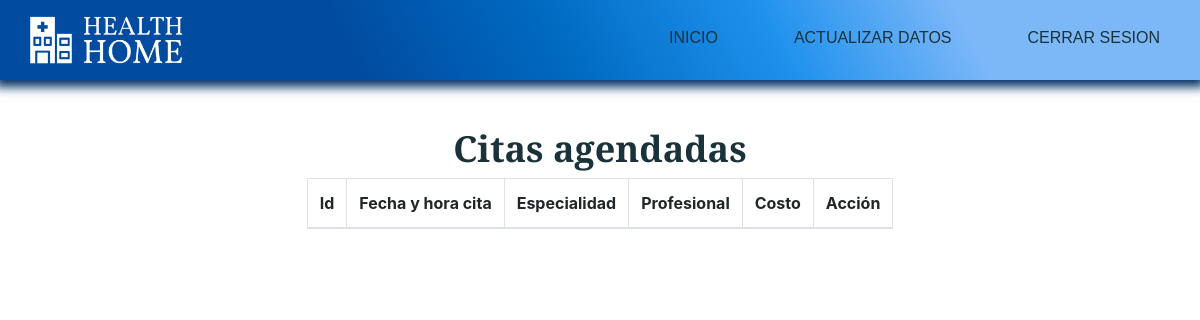
The page /index.php?c=Paciente&a=citas_agendadas on the database as committed earlier.
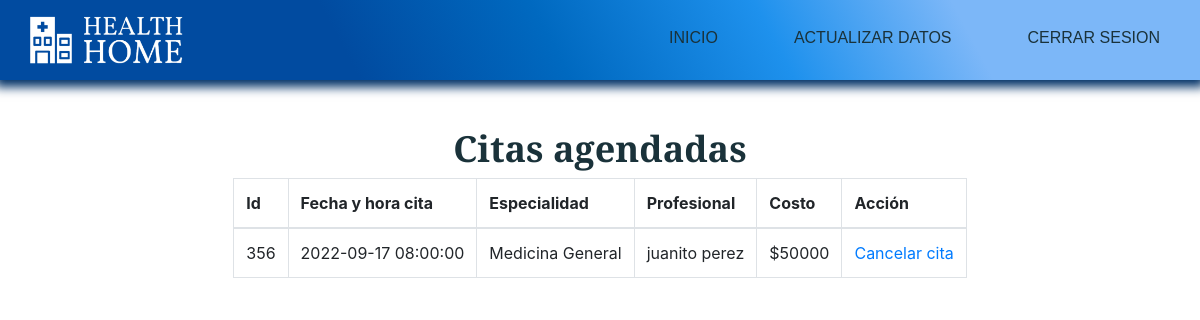
The same page on the database as committed later.
### tables this page shows
CREATE TABLE `cita` (
  `id_cita` bigint(11) NOT NULL,
  `id_paciente` int(20) DEFAULT NULL,
  `id_profesional` int(20) NOT NULL,
  `fechacita_horainicio` datetime NOT NULL,
  `fechacita_horafin` datetime NOT NULL,
  `estado_cita` tinyint(1) NOT NULL,
  `estado_pago_cita` tinyint(1) NOT NULL,
  `asistencia_cita` tinyint(1) NOT NULL,
  `create_cita` datetime NOT NULL DEFAULT current_timestamp()
);

CREATE TABLE `especialidad` (
  `id_especialidad` tinyint(2) NOT NULL,
  `descrip_espec` varchar(30) NOT NULL,
  `costo_espec` int(6) NOT NULL,
  `estado_espec` tinyint(1) NOT NULL,
  `create_espec` datetime NOT NULL DEFAULT current_timestamp()
);

CREATE TABLE `profesional` (
  `id_profesional` int(20) NOT NULL,
  `id_tipo_doc` varchar(5) NOT NULL,
  `num_doc_prof` varchar(20) NOT NULL,
  `id_consultorios` varchar(3) DEFAULT NULL,
  `id_especialidad` tinyint(2) DEFAULT NULL,
  `nombres_prof` varchar(40) NOT NULL,
  `apellidos_prof` varchar(40) NOT NULL,
  `tel_prof` bigint(10) NOT NULL,
  `correo_prof` varchar(30) NOT NULL,
  `dias_laborales` text NOT NULL,
  `franja_horaria` varchar(30) NOT NULL,
  `estado_prof` tinyint(1) NOT NULL,
  `pass_prof` varchar(20) NOT NULL,
  `create_prof` datetime NOT NULL DEFAULT current_timestamp()
);

### controllers/Paciente.php (called while the page is built, shortened)
<?php
    class PacienteController {
        public function __construct(){
            require_once "models/PacienteModel.php";
		}
        public function citas_agendadas(){
            $paquete = new Paciente_model;
            $data["agendadas"] = $paquete -> citas_agendadas();
            require_once "views/pacientes/view_citas/view_citas.php";
        }
    }
?>

### config/database.php (called while the page is built)
<?php
	class Conectar {
		public static function conexion(){
			$conexion = mysqli_connect("localhost", "root", "", "clinica_health_home");
			return $conexion;
		}
	}
?>

### models/PacienteModel.php (called while the page is built, shortened)
<?php
    class Paciente_model{
			private $db;
			private $agendadas;
			public function __construct(){
					$this->db = Conectar::conexion();
					$this->agendadas = array();
			}
			public function citas_agendadas(){
				$sql = "SELECT cita.id_cita,
				cita.fechacita_horainicio,
				especialidad.descrip_espec,
				profesional.nombres_prof,
				profesional.apellidos_prof,
				especialidad.costo_espec
				FROM ((cita INNER JOIN profesional ON cita.id_profesional = profesional.id_profesional) INNER JOIN especialidad ON profesional.id_especialidad = especialidad.id_especialidad) WHERE cita.fechacita_horainicio >= CURRENT_TIMESTAMP AND cita.estado_cita = 1 AND cita.id_paciente = 1";
				$resultado = $this->db->query($sql);
				while($row = $resultado -> fetch_assoc()){
					$this -> agendadas[] = $row;
				}
				return $this-> agendadas;
			}
    }
?>

### views/pacientes/view_citas/view_citas.php (the view, shortened to what this page needs)
<!DOCTYPE html>
<html lang="en">
<head>
    <link rel="stylesheet" href="assets/css/estilos.css">
    <link rel="stylesheet" href="https://stackpath.bootstrapcdn.com/bootstrap/4.4.1/css/bootstrap.min.css">
    <link rel="stylesheet" type="text/css" href="https://cdn.datatables.net/v/bs4/dt-1.10.20/datatables.min.css"/>
    <link rel="stylesheet" type="text/css" href="https://cdn.datatables.net/responsive/2.2.3/css/responsive.dataTables.min.css">
</head>
<body>
    <header>
        <div class="container__menu">
            <div class="logo">
                <img src="assets/images/Logo2.png" alt="">
            </div>
            <div class="menu">
                <nav id="nav">
                    <ul>
                        <li><a href="index.php?c=Administrador&a=index">Inicio</a></li>
                        <li><a href="index.php?c=Paciente&a=get_paciente">Actualizar datos</a></li>
                        <li><a href="../../../controller/sesiones/cerrarsesion.php">Cerrar sesion</a></li>
                    </ul>
                </nav>
            </div>
        </div>
    </header>
    <main>
        <div class="container__cover">
            <div class="cover">
                <div class="caja3">
                    <h1>Citas agendadas</h1>
                    <div class="row">
                        <div class="col-lg-12">
                            <table id="example" class="table table-bordered  display nowrap" cellspacing="0" width="100%">
                                <thead>
                                    <tr>
                                        <th>Id</th>
                                        <th>Fecha y hora cita</th>
                                        <th>Especialidad</th>
                                        <th>Profesional</th>
                                        <th>Costo</th>
                                        <th>Acción</th>
                                    </tr>
                                </thead>
                                <tbody>
                                    <?php
                                    foreach($data["agendadas"] as $dato){
                                        echo "<tr>";
                                        echo "<td>".$dato['id_cita']."</td>";
                                        echo "<td>".$dato['fechacita_horainicio']."</td>";
                                        echo "<td>".$dato['descrip_espec']."</td>";
                                        echo "<td>".$dato['nombres_prof']." ".$dato['apellidos_prof']."</td>";
                                        echo "<td>"."$".$dato['costo_espec']."</td>";
                                        echo "<td><a href='index.php?c=Paciente&a=cancel_agendada&id=".$dato['id_cita']."'>Cancelar cita</a></td>";
                                    }
                                    ?>
                                </tbody>
                            </table>
                        </div>
                    </div>
                </div>
            </div>
        </div>
    </main>
</body>
</html>

### index.php (shortened to what this page needs)
<?php
	require_once "config/database.php";
    require_once "core/routes.php";
	if(isset($_GET['c'])){
		$controlador = cargarControlador($_GET['c']);
		if(isset($_GET['a'])){
			if(isset($_GET['id'])){
				cargarAccion($controlador, $_GET['a'], $_GET['id']);
				} else {
				cargarAccion($controlador, $_GET['a']);
			}
			} else {
			cargarAccion($controlador, ACCION_PRINCIPAL);
		}
		} else {
		$controlador = cargarControlador(CONTROLADOR_PRINCIPAL);
		$accionTmp = ACCION_PRINCIPAL;
		$controlador->$accionTmp();
	}
?>

### core/routes.php (shortened to what this page needs)
<?php
	function cargarAccion($controller, $accion, $id = null){
		if(isset($accion) && method_exists($controller, $accion)){
			if($id == null ){
				$controller->$accion();
				} else {
				$controller->$accion($id);
			}
			} else {
			$controller->ACCION_PRINCIPAL();
		}
	}
?>

### assets/css/estilos.css (style rules this page uses)
* { margin: 0; padding: 0; box-sizing: border-box; }
body { font-family: 'Montserrat', sans-serif; }
header { box-shadow: 0px 2px 10px 5px rgb(1, 48, 102); width: 100%; height: 80px; position: fixed; z-index: 1; padding: 40px; background: linear-gradient(62deg, rgba(1, 75, 160, 1) 29%, rgba(0, 105, 192, 1) 46%, rgba(30, 145, 237, 1) 64%, rgba(124, 183, 248, 1) 80%); }
.container__menu { max-width: 1200px; height: 100%; margin: auto; display: flex; justify-content: space-between; }
.logo { height: 100%; display: flex; align-items: center; }
.logo img { width: 170px; }
.menu { display: flex; align-items: center; margin-top: 11px; }
.menu ul { display: flex; }
.menu ul li { list-style: none; margin-left: 36px; }
.menu ul li a { font-family: 'Merriweather Sans', sans-serif; text-decoration: none; font-size: 16px; color: #1A323A; text-transform: uppercase; }
header nav ul li { padding: 10px 20px; -webkit-transition: all 500ms ease; -o-transition: all 500ms ease; transition: all 500ms ease; }
.container__cover { width: 100%; background-image: white; background-position: right; background-repeat: no-repeat; padding: 21px; }
.cover { max-width: 1200px; height: 100%; margin: auto; display: flex; align-items: center; justify-content: space-between; }
.row { --bs-gutter-x: 1.5rem; --bs-gutter-y: 0; display: flex; flex-wrap: wrap; margin-top: calc(-1 * var(--bs-gutter-y)); margin-right: calc(-0.5 * var(--bs-gutter-x)); margin-left: calc(-0.5 * var(--bs-gutter-x)); flex-direction: row; align-content: stretch; justify-content: center; }
.container__cover .caja3 { max-width: 100%; justify-content: center; margin-left: auto; margin-right: auto; align-content: center; align-items: center; margin-top: 106px; }
.container__cover .caja3 h1 { font-family: 'Merriweather Sans', sans-serif; font-size: 36px; font-weight: 600; text-align: center; color: #1A323A; margin-left: auto; margin-right: auto; }
@media screen and (max-width: 1700px) { .container__cover { background-position: 50%; } }
@media screen and (max-width:1200px) { header { padding: 20px; } }
@media screen and (max-width:1200px) { .container__cover { background-position: -100px; } }
table thead { background-color: white; }

Rows that differ between the two databases and show on the page:
added cita: id_cita "356", fechacita_horainicio "2022-09-17 08:00:00", especialidad.descrip_espec "Medicina General", id_profesional.nombres_prof "juanito", id_profesional.apellidos_prof "perez", especialidad.costo_espec "50000"
